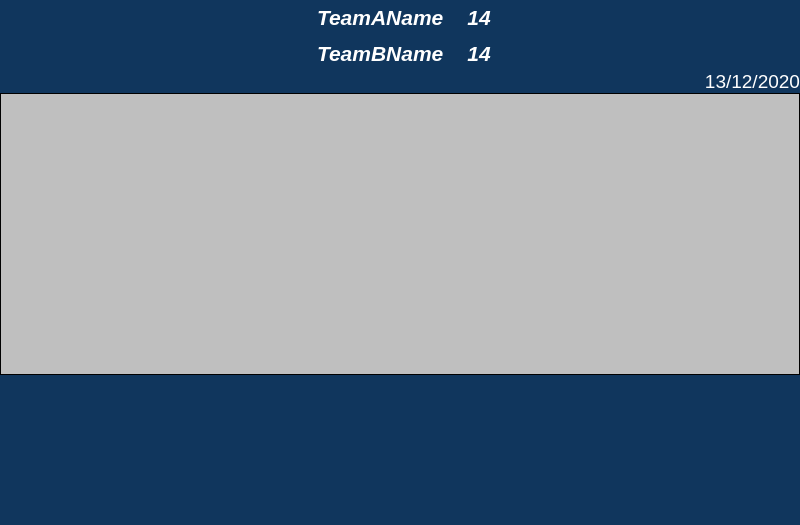
<?xml version="1.0" encoding="UTF-8"?>
<ui version="4.0">
 <class>FullMatchResultForm</class>
 <widget class="QWidget" name="FullMatchResultForm">
  <property name="geometry">
   <rect>
    <x>0</x>
    <y>0</y>
    <width>800</width>
    <height>525</height>
   </rect>
  </property>
  <property name="minimumSize">
   <size>
    <width>800</width>
    <height>460</height>
   </size>
  </property>
  <property name="windowTitle">
   <string>Form</string>
  </property>
  <property name="styleSheet">
   <string notr="true">background-color: rgb(16, 54, 93);</string>
  </property>
  <layout class="QVBoxLayout" name="verticalLayout_2" stretch="1,0,4,2">
   <property name="spacing">
    <number>0</number>
   </property>
   <property name="leftMargin">
    <number>0</number>
   </property>
   <property name="topMargin">
    <number>0</number>
   </property>
   <property name="rightMargin">
    <number>0</number>
   </property>
   <property name="bottomMargin">
    <number>0</number>
   </property>
   <item>
    <widget class="QWidget" name="teamResultWidget" native="true">
     <property name="minimumSize">
      <size>
       <width>0</width>
       <height>0</height>
      </size>
     </property>
     <property name="maximumSize">
      <size>
       <width>16777215</width>
       <height>16777215</height>
      </size>
     </property>
     <property name="autoFillBackground">
      <bool>false</bool>
     </property>
     <layout class="QHBoxLayout" name="horizontalLayout_3">
      <property name="leftMargin">
       <number>12</number>
      </property>
      <property name="topMargin">
       <number>0</number>
      </property>
      <property name="rightMargin">
       <number>12</number>
      </property>
      <property name="bottomMargin">
       <number>0</number>
      </property>
      <item>
       <widget class="QPushButton" name="imageTopLeftPushButton">
        <property name="sizePolicy">
         <sizepolicy hsizetype="Minimum" vsizetype="Expanding">
          <horstretch>0</horstretch>
          <verstretch>0</verstretch>
         </sizepolicy>
        </property>
        <property name="styleSheet">
         <string notr="true">border: none;
color: rgb(255, 255, 255);</string>
        </property>
        <property name="text">
         <string/>
        </property>
        <property name="flat">
         <bool>true</bool>
        </property>
       </widget>
      </item>
      <item>
       <spacer name="horizontalSpacer">
        <property name="orientation">
         <enum>Qt::Horizontal</enum>
        </property>
        <property name="sizeType">
         <enum>QSizePolicy::Preferred</enum>
        </property>
        <property name="sizeHint" stdset="0">
         <size>
          <width>230</width>
          <height>18</height>
         </size>
        </property>
       </spacer>
      </item>
      <item>
       <layout class="QVBoxLayout" name="verticalLayout">
        <property name="spacing">
         <number>2</number>
        </property>
        <property name="leftMargin">
         <number>5</number>
        </property>
        <property name="rightMargin">
         <number>5</number>
        </property>
        <item>
         <layout class="QHBoxLayout" name="horizontalLayout">
          <property name="spacing">
           <number>15</number>
          </property>
          <property name="rightMargin">
           <number>5</number>
          </property>
          <item>
           <widget class="QLabel" name="teamALogoLabel">
            <property name="minimumSize">
             <size>
              <width>30</width>
              <height>30</height>
             </size>
            </property>
            <property name="maximumSize">
             <size>
              <width>30</width>
              <height>30</height>
             </size>
            </property>
            <property name="text">
             <string/>
            </property>
            <property name="margin">
             <number>0</number>
            </property>
           </widget>
          </item>
          <item>
           <widget class="QLabel" name="teamANameLabel">
            <property name="font">
             <font>
              <pointsize>16</pointsize>
              <weight>75</weight>
              <italic>true</italic>
              <bold>true</bold>
             </font>
            </property>
            <property name="styleSheet">
             <string notr="true">color: rgb(255, 255, 255);</string>
            </property>
            <property name="text">
             <string>TeamAName</string>
            </property>
            <property name="scaledContents">
             <bool>false</bool>
            </property>
           </widget>
          </item>
          <item>
           <widget class="QLabel" name="teamAPointsLabel">
            <property name="minimumSize">
             <size>
              <width>40</width>
              <height>0</height>
             </size>
            </property>
            <property name="maximumSize">
             <size>
              <width>40</width>
              <height>16777215</height>
             </size>
            </property>
            <property name="font">
             <font>
              <pointsize>16</pointsize>
              <weight>75</weight>
              <italic>true</italic>
              <bold>true</bold>
             </font>
            </property>
            <property name="styleSheet">
             <string notr="true">color: rgb(255, 255, 255);</string>
            </property>
            <property name="text">
             <string>14</string>
            </property>
            <property name="alignment">
             <set>Qt::AlignCenter</set>
            </property>
           </widget>
          </item>
         </layout>
        </item>
        <item>
         <layout class="QHBoxLayout" name="horizontalLayout_2">
          <property name="spacing">
           <number>15</number>
          </property>
          <property name="rightMargin">
           <number>5</number>
          </property>
          <item>
           <widget class="QLabel" name="teamBLogoLabel">
            <property name="minimumSize">
             <size>
              <width>30</width>
              <height>30</height>
             </size>
            </property>
            <property name="maximumSize">
             <size>
              <width>30</width>
              <height>30</height>
             </size>
            </property>
            <property name="text">
             <string/>
            </property>
           </widget>
          </item>
          <item>
           <widget class="QLabel" name="teamBNameLabel">
            <property name="font">
             <font>
              <pointsize>16</pointsize>
              <weight>75</weight>
              <italic>true</italic>
              <bold>true</bold>
             </font>
            </property>
            <property name="styleSheet">
             <string notr="true">color: rgb(255, 255, 255);</string>
            </property>
            <property name="text">
             <string>TeamBName</string>
            </property>
            <property name="scaledContents">
             <bool>false</bool>
            </property>
           </widget>
          </item>
          <item>
           <widget class="QLabel" name="teamBPointsLabel">
            <property name="minimumSize">
             <size>
              <width>40</width>
              <height>0</height>
             </size>
            </property>
            <property name="maximumSize">
             <size>
              <width>40</width>
              <height>16777215</height>
             </size>
            </property>
            <property name="font">
             <font>
              <pointsize>16</pointsize>
              <weight>75</weight>
              <italic>true</italic>
              <bold>true</bold>
             </font>
            </property>
            <property name="layoutDirection">
             <enum>Qt::RightToLeft</enum>
            </property>
            <property name="styleSheet">
             <string notr="true">color: rgb(255, 255, 255);</string>
            </property>
            <property name="text">
             <string>14</string>
            </property>
            <property name="alignment">
             <set>Qt::AlignCenter</set>
            </property>
           </widget>
          </item>
         </layout>
        </item>
       </layout>
      </item>
      <item>
       <spacer name="horizontalSpacer_2">
        <property name="orientation">
         <enum>Qt::Horizontal</enum>
        </property>
        <property name="sizeType">
         <enum>QSizePolicy::Preferred</enum>
        </property>
        <property name="sizeHint" stdset="0">
         <size>
          <width>253</width>
          <height>20</height>
         </size>
        </property>
       </spacer>
      </item>
      <item>
       <widget class="QPushButton" name="imageTopRightPushButton">
        <property name="sizePolicy">
         <sizepolicy hsizetype="Minimum" vsizetype="Expanding">
          <horstretch>0</horstretch>
          <verstretch>0</verstretch>
         </sizepolicy>
        </property>
        <property name="styleSheet">
         <string notr="true">border: none;
color: rgb(255, 255, 255);</string>
        </property>
        <property name="text">
         <string/>
        </property>
        <property name="flat">
         <bool>true</bool>
        </property>
       </widget>
      </item>
     </layout>
    </widget>
   </item>
   <item>
    <widget class="QLabel" name="dayLabel">
     <property name="font">
      <font>
       <pointsize>14</pointsize>
      </font>
     </property>
     <property name="styleSheet">
      <string notr="true">color: rgb(255, 255, 255);</string>
     </property>
     <property name="text">
      <string>13/12/2020</string>
     </property>
     <property name="alignment">
      <set>Qt::AlignRight|Qt::AlignTop|Qt::AlignTrailing</set>
     </property>
    </widget>
   </item>
   <item>
    <widget class="QTableView" name="matchResultTableView">
     <property name="minimumSize">
      <size>
       <width>0</width>
       <height>0</height>
      </size>
     </property>
     <property name="styleSheet">
      <string notr="true">
background-color: rgb(191, 191, 191);</string>
     </property>
     <property name="frameShape">
      <enum>QFrame::Box</enum>
     </property>
     <property name="frameShadow">
      <enum>QFrame::Plain</enum>
     </property>
     <property name="lineWidth">
      <number>1</number>
     </property>
    </widget>
   </item>
   <item>
    <widget class="QWidget" name="playerResultWidget" native="true">
     <property name="minimumSize">
      <size>
       <width>0</width>
       <height>0</height>
      </size>
     </property>
     <layout class="QHBoxLayout" name="horizontalLayout_6" stretch="2,1,3,1,2">
      <property name="spacing">
       <number>5</number>
      </property>
      <item>
       <widget class="QPushButton" name="imageBottomLeftPushButton">
        <property name="sizePolicy">
         <sizepolicy hsizetype="Minimum" vsizetype="Expanding">
          <horstretch>0</horstretch>
          <verstretch>0</verstretch>
         </sizepolicy>
        </property>
        <property name="styleSheet">
         <string notr="true">border: none;
color: rgb(255, 255, 255);</string>
        </property>
        <property name="text">
         <string/>
        </property>
        <property name="flat">
         <bool>true</bool>
        </property>
       </widget>
      </item>
      <item>
       <spacer name="horizontalSpacer_3">
        <property name="orientation">
         <enum>Qt::Horizontal</enum>
        </property>
        <property name="sizeHint" stdset="0">
         <size>
          <width>40</width>
          <height>20</height>
         </size>
        </property>
       </spacer>
      </item>
      <item>
       <widget class="ScoreboardForm" name="scoreboardWidget" native="true">
        <property name="minimumSize">
         <size>
          <width>370</width>
          <height>132</height>
         </size>
        </property>
       </widget>
      </item>
      <item>
       <spacer name="horizontalSpacer_4">
        <property name="orientation">
         <enum>Qt::Horizontal</enum>
        </property>
        <property name="sizeHint" stdset="0">
         <size>
          <width>40</width>
          <height>20</height>
         </size>
        </property>
       </spacer>
      </item>
      <item>
       <widget class="QPushButton" name="imageBottomRightPushButton">
        <property name="sizePolicy">
         <sizepolicy hsizetype="Minimum" vsizetype="MinimumExpanding">
          <horstretch>0</horstretch>
          <verstretch>0</verstretch>
         </sizepolicy>
        </property>
        <property name="styleSheet">
         <string notr="true">border: none;
color: rgb(255, 255, 255);</string>
        </property>
        <property name="text">
         <string/>
        </property>
        <property name="flat">
         <bool>true</bool>
        </property>
       </widget>
      </item>
     </layout>
    </widget>
   </item>
  </layout>
 </widget>
 <customwidgets>
  <customwidget>
   <class>ScoreboardForm</class>
   <extends>QWidget</extends>
   <header location="global">scoreboardform.h</header>
   <container>1</container>
  </customwidget>
 </customwidgets>
 <resources/>
 <connections/>
</ui>
